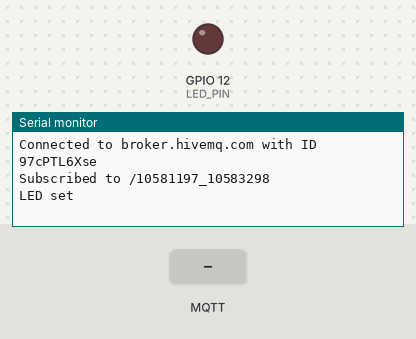
A sketch run on a simulated ESP32. Parts: output pins drawn as LEDs (lit = HIGH), the last lines printed to the serial monitor. Inputs (shaded band) come from the test bench. WiFi joins after 1.5 s; servers stay silent unless stated; the local clock reads 2024-03-15 10:24:30 at power-on unless the sketch sets it; random numbers use the default seed unless the sketch sets one; no MQTT or app messages arrive unless stated.

Above: at 3.2 s.
3.3 s: MQTT message "1" arrives on the first subscribed topic
At 4.5 s:
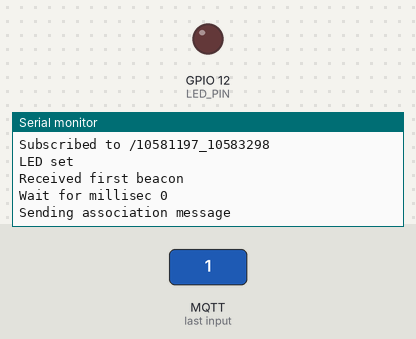
4.8 s: MQTT message "on" arrives on the first subscribed topic
At 5.9 s:
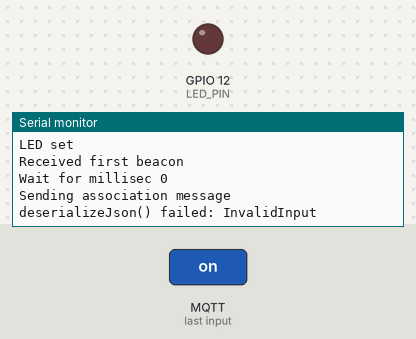

The sketch:

sketch.ino
```cpp
#include <PubSubClient.h>
#include <WiFi.h>
#include "DHTesp.h"
#include <ArduinoJson.h>


#define LED_PIN 12
#define MQTT_SERVER "broker.hivemq.com"
#define MQTT_PORT 1883
#define MQTT_TOPIC "/10581197_10583298"
#define MQTT_ID_LENGTH 10
#define PANC_ID "PANC"
#define LED 1
#define PWM_FREQ 5000
#define PWM_RES 3


unsigned long previousMillis = 0;
unsigned long interval = 30000;

time_t currentTimestamp;
time_t joinTimestamp;
time_t waitingTime = 20;

time_t receptionTime;

volatile int pwm_value = 0;

StaticJsonDocument<1000> doc_in;
StaticJsonDocument<200> doc_out;
bool joined = 0;
bool joining = 0;
char client_id[8];

DHTesp dht;
WiFiClient espClient;
PubSubClient mqtt_client(espClient);
char mqtt_id[MQTT_ID_LENGTH];

void callback(char* topic, byte* payload, unsigned int length) {

  // Try JSON parsing
  DeserializationError de_error = deserializeJson(doc_in, payload);
  // Test if parsing succeeds
  if (de_error) {
    Serial.print(F("deserializeJson() failed: "));
    Serial.println(de_error.f_str());
    return;
  }

  // Fetch values
  int type = doc_in["type"];
  const char* dst = doc_in["dst"];
  // Distinguish messages
  if(type==-1){ //something went wrong
    const char* comm_error = doc_in["error"];
    Serial.print("Communication error: ");
    Serial.println(comm_error);
    mqtt_client.disconnect();
    WiFi.disconnect();
  }
  if(type==0 && !joined && !joining){ //received beacon and not registred to net yet
    Serial.println("Received first beacon");
    int interval = doc_in["frame"];
    //create association message
    doc_out["type"] = 1;
    doc_out["src"] = mqtt_id;
    doc_out["dst"] = PANC_ID;
    doc_out["client_type"] = 1;
    char payload_out[64];
    serializeJson(doc_out, payload_out);
    //wait for CAP to start
    Serial.print("Wait for millisec ");
    Serial.println(interval);
    delay(interval);
    Serial.println("Sending association message");
    //send association msg to join net
    bool pub = mqtt_client.publish(MQTT_TOPIC, payload_out);
    delay(1000);
    if(pub){ //publish successful
      time(&joinTimestamp);
      joining = 1;
    }
  }
  if(type == 0 && !joined && joining) { // To avoid getting stuck forever, waiting for an ACK
    time(&currentTimestamp);
    if(currentTimestamp - joinTimestamp > waitingTime) {
      Serial.println("Hurry up!");
      Serial.print("Threshold was ");
      Serial.print(waitingTime);
      Serial.print(" seconds and you are ");
      Serial.print(currentTimestamp - joinTimestamp);
      Serial.print(" seconds late!");
      joining = 0;
    }
  }
  if(type==2 && joining && !strcmp(dst,mqtt_id)){ //received ACK of net registration
    joined = 1;
    joining = 0;
    strcpy(client_id, doc_in["id"]);
    Serial.print("Joined as ");
    Serial.println(client_id);
  }
  if(type==3 && !strcmp(dst,client_id)){ //received data to update led
    float data = doc_in["data"];
    time(&receptionTime);
    int max_pwm_value = pow(2, PWM_RES);
    pwm_value = (data*max_pwm_value);
    Serial.print("Received data ");
    Serial.print(data);
    Serial.print(" at second ");
    Serial.print(receptionTime);
    Serial.print(" => LED brightness ");
    Serial.println(pwm_value);
    analogWrite(LED_PIN, pwm_value);
  }
}

void setup() {
  Serial.begin(9600);
  // Start WiFi connection
  WiFi.mode(WIFI_STA);
  WiFi.begin("Wokwi-GUEST", "");
  while (WiFi.status() != WL_CONNECTED) {
    delay(1000);
  }
  Serial.print("Connected to the WiFi network with IP address: ");
  Serial.println(WiFi.localIP());

  // Start MQTT connection
  int index = 0;
  while(index<MQTT_ID_LENGTH) {
    int asciiPos = random(48,122);
    if((asciiPos > 57 && asciiPos < 65) || (asciiPos > 90 && asciiPos < 97))
      continue;
    mqtt_id[index] = (char) asciiPos;
    index++;
  }
  mqtt_client.setServer(MQTT_SERVER, MQTT_PORT);
  mqtt_client.setCallback(callback);
  mqtt_client.connect(mqtt_id);
  Serial.print("Connected to ");
  Serial.print(MQTT_SERVER);
  Serial.print(" with ID ");
  Serial.println(mqtt_id);
  mqtt_client.subscribe(MQTT_TOPIC);
  Serial.print("Subscribed to ");
  Serial.println(MQTT_TOPIC);

  // Setup LED
  ledcAttachPin(LED_PIN, LED);
  ledcSetup(LED, PWM_FREQ, PWM_RES);
  ledcWrite(LED, pwm_value);
  Serial.println("LED set");
}

void loop() {
  unsigned long currentMillis = millis();
  // if WiFi is down, try reconnecting every CHECK_WIFI_TIME seconds
  if ((WiFi.status() != WL_CONNECTED) && (currentMillis - previousMillis >=interval)) {
    Serial.print(millis());
    Serial.println("Reconnecting to WiFi...");
    WiFi.disconnect();
    WiFi.reconnect();
    previousMillis = currentMillis;
  }
  mqtt_client.loop();
}
```

Measured:
- after the input at 3.3 s, the serial monitor: prints a new line at once (image 1)
- after the input at 4.8 s, the serial monitor: prints a new line at once (image 2)
